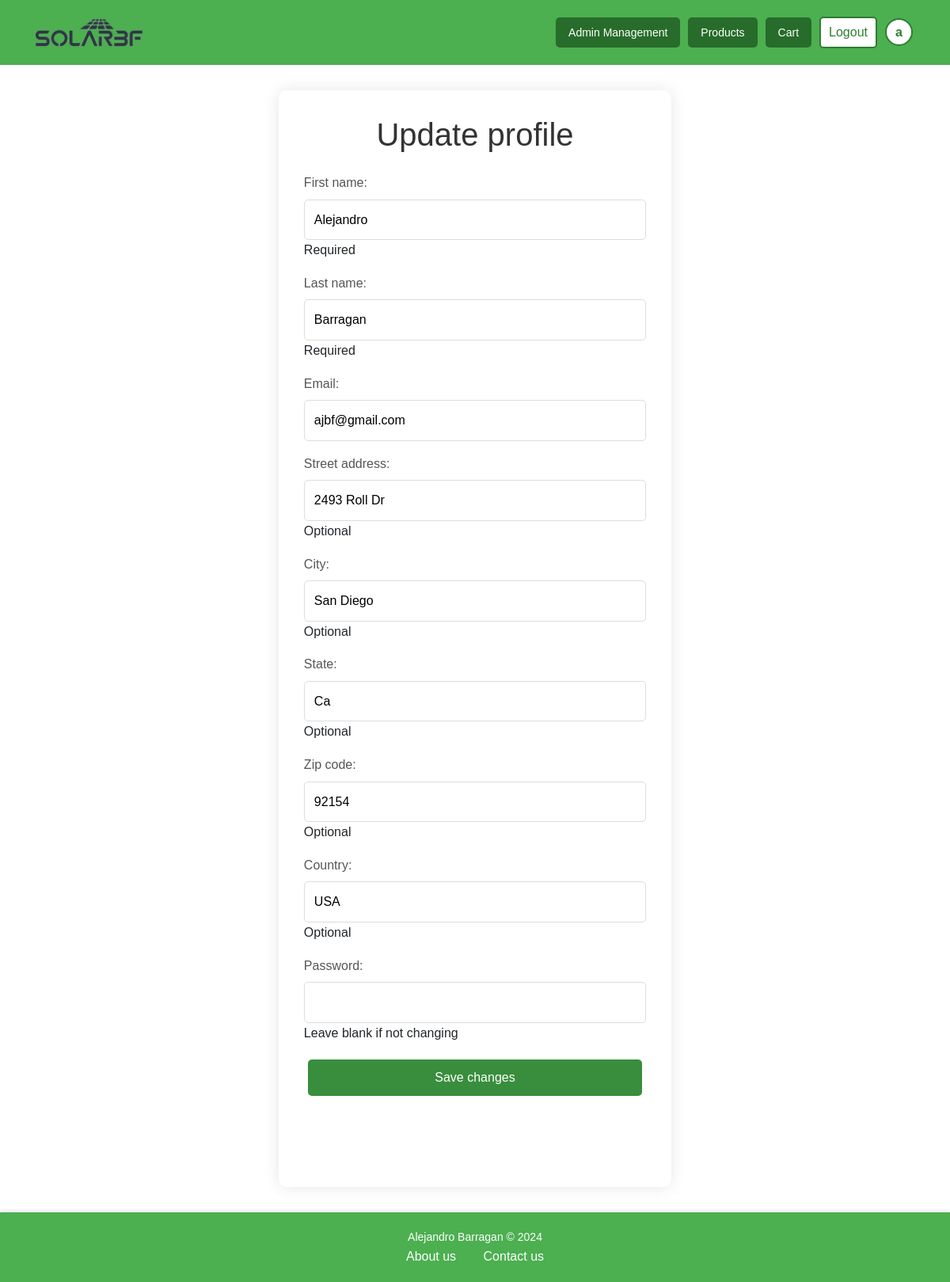
Page /profile/update/ (signed in) on the earlier database version.
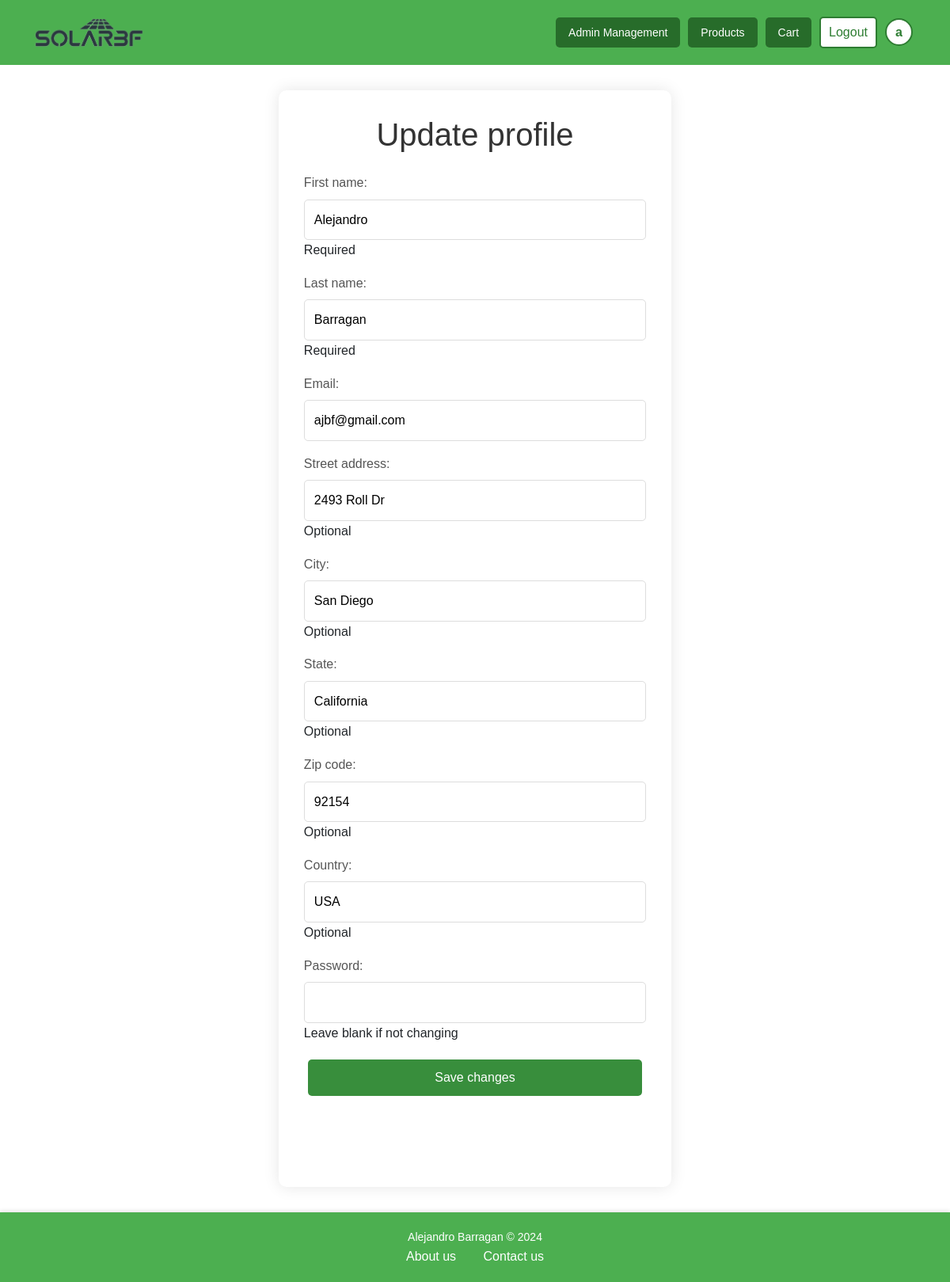
Same page on the later database version.
### accounts/models.py (models this page shows, shortened)
class CustomUser(AbstractUser):
    USER_TYPE_CHOICES = (
        ('user', 'User'),
        ('worker', 'Worker'),
        ('admin', 'Admin'),
    )
    role = models.CharField(max_length=10, default='user')
    team = models.ForeignKey(
        Team,
        on_delete=models.SET_NULL,
        blank=True, null=True,
        related_name='members'
    )
    email = models.EmailField(unique=True)
    street_address = models.CharField(max_length=255, blank=True, null=True)
    city = models.CharField(max_length=100, blank=True, null=True)
    state = models.CharField(max_length=100, blank=True, null=True)
    zip_code = models.CharField(max_length=20, blank=True, null=True)
    country = models.CharField(max_length=100, blank=True, null=True)

### accounts/views.py (the view)
# urls.py: path('profile/update/', views.profileView_update, name='profile_update'),
@login_required
def profileView_update(request):
    if request.method == 'POST':
        form = CustomUserChangeForm(request.POST, instance=request.user)
        if form.is_valid():
            form.save()
            return redirect('profile')
    else:
        form = CustomUserChangeForm(instance=request.user)
    return render(request, 'accounts/profile_update.html', {'form': form})

### accounts/forms.py (shortened to what this page needs)
class CustomUserChangeForm(UserChangeForm):
    first_name = forms.CharField(max_length=60, required=True, help_text='Required')
    last_name = forms.CharField(max_length=60, required=True, help_text='Required')
    street_address = forms.CharField(max_length=255, required=False, help_text='Optional')
    city = forms.CharField(max_length=100, required=False, help_text='Optional')
    state = forms.CharField(max_length=100, required=False, help_text='Optional')
    zip_code = forms.CharField(max_length=20, required=False, help_text='Optional')
    country = forms.CharField(max_length=100, required=False, help_text='Optional')
    password = forms.CharField(widget=forms.PasswordInput(), required=False, help_text='Leave blank if not changing')
    class Meta:
        model = CustomUser
        fields = ['first_name', 'last_name', 'email', 'street_address', 'city', 'state', 'zip_code', 'country']

### templates/accounts/profile_update.html (shortened to what this page needs)
{% extends 'base.html' %}
{% load static %}
{% block style %}
    <link rel="stylesheet" href="{% static 'css/profile_update.css' %}"/>
{% endblock %}
{% block content %}
<div class="profile-update-container">
    <h1>Update profile</h1>
    <div class="profile-update-form">
        <form method="POST">
            {{ form.as_p }}
            <button type="submit" class="btn-custom btn-large btn-success">Save changes</button>
        </form>
    </div>
    <div class="button-container">
        <a href="{% url 'profile' %}" class="btn-custom btn-medium btn-secondary ">Go back to profile</a>
    </div>
</div>
{% endblock %}

### templates/components/navbar.html (shortened to what this page needs)
{% load static %}
{% block style %}
    <link rel="stylesheet" href="{% static 'css/navbar.css' %}"/>
{% endblock %}
{% block content %}
<div class="navbar-container">
    <nav class="navbar">
        <div class="container">
            <a class="nav-link navbar-brand nav-logo" href="{% url 'home' %}">
                <img src="{% static 'images/SolarBFLogo1-1.png' %}" alt="">
            </a>
            <div class="nav-links" id="nav-links">
                {% if user.is_authenticated %}
                    {% if user.is_staff or user.role == 'worker' %}
                        <a class="btn-custom btn-medium btn-primary" href="{% url 'management' %}">Admin Management</a>
                    {% endif %}
                        <a class="btn-custom btn-medium btn-primary" href="{% url 'products' %}">Products</a>
                        <a class="btn-custom btn-medium btn-primary" href="{% url 'cart' %}">Cart</a>
                        <a class="btn-custom btn-logout" href="{% url 'logout' %}">Logout</a>
                        <a class="btn-custom btn-profile" href="{% url 'profile' %}">{{ user.username|slice:":1" }}</a>
                    {% else %}
                        <a class="btn-login" href="{% url 'login' %}">Login</a>
                    {% endif %}
            </div>
        </div>
    </nav>
</div>
{% endblock %}

Differences in the rows shown:
changed CustomUser "Alejandro": state "Ca" → "California"
